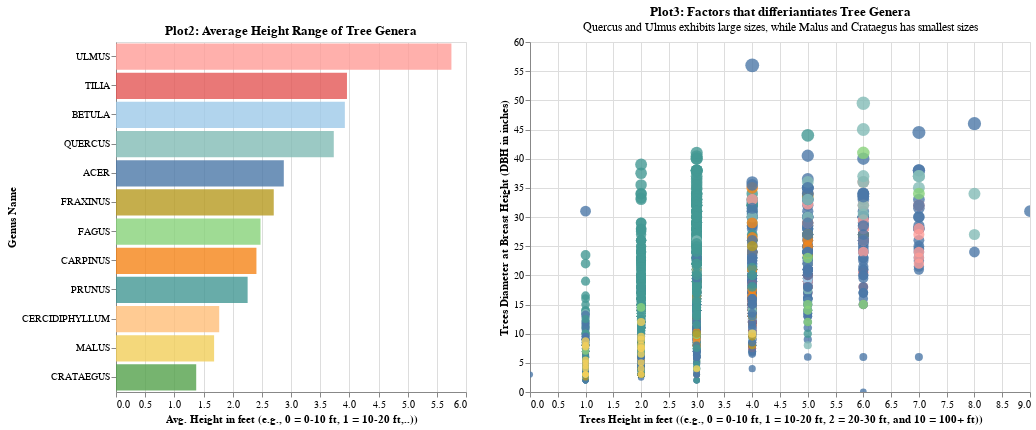

Source (notebook cell):
### Markdown cell above
### Q2: How do these popular tree genera in Vancouver compare in terms of diameter, height, and overall size and does certain tree genera consistently have larger or smaller size?

### Code cell
average_height = genusdf.groupby('genus_name')['height_range_id'].mean().reset_index()
average_height.columns = ['genus_name', 'average_height_range_id']

plotb1 = alt.Chart(average_height).mark_bar().encode(
    y=alt.Y('genus_name:N', title='Genus Name', sort=alt.EncodingSortField(field='average_height_range_id', order='descending')),
    x=alt.X('average_height_range_id:Q', title='Avg. Height in feet (e.g., 0 = 0-10 ft, 1 = 10-20 ft,..))'),
    color=alt.Color('genus_name:N', scale=alt.Scale(scheme='tableau20'), legend=None),
    opacity=alt.condition(selector_genusname, alt.value(0.8), alt.value(0.05)),
    tooltip=[alt.Tooltip('genus_name:N', title='Genus Name'), alt.Tooltip('average_height_range_id:Q', title='Average Height Range ID')]
).properties(
    width=350,
    height=350,
    title='Plot2: Average Height Range of Tree Genera'
).add_selection(selector_genusname).interactive()

    
Characteristic_title = alt.TitleParams(
    'Plot3: Factors that differiantiates Tree Genera',
    subtitle='Quercus and Ulmus exhibits large sizes, while Malus and Crataegus has smallest sizes')

plot_b = alt.Chart(genusdf).mark_circle().encode(
    x=alt.X('height_range_id:Q', title='Trees Height in feet ((e.g., 0 = 0-10 ft, 1 = 10-20 ft, 2 = 20-30 ft, and 10 = 100+ ft))'),
    y=alt.Y('diameter:Q', title='Trees Diameter at Breast Height (DBH in inches)'),
    color=alt.Color('genus_name:N', title='Genus Name', scale=alt.Scale(scheme='tableau20')),
    size=alt.Size('combined_size:Q', scale=alt.Scale(domain=[0, 100], range=[30, 300]), legend=None),
    opacity=alt.condition(selector_genusname, alt.value(0.8), alt.value(0.00)),
    tooltip=[
        alt.Tooltip('neighbourhood_name', title='Neighbourhood'),
        alt.Tooltip('on_street', title='Street Name'), 
        alt.Tooltip('genus_name', title='Genus Name'), 
        alt.Tooltip('species_name', title='Tree Specie'), 
        alt.Tooltip('diameter', title='Diameter (DBH in inches)'), 
        alt.Tooltip('height_range_id', title='Height Range in feet')]
).transform_calculate(
    combined_size='datum.diameter + datum.height_range_id'
).transform_filter(
    selector_genusname
).properties(width=500, height=350, title=Characteristic_title).add_selection(selector_genusname).interactive()

final_plot2 = alt.hconcat(plotb1, plot_b, spacing=30)
final_plot2

### Figure 1 — Vega-Lite specification as saved in the notebook (floating-point values rounded to 4 significant figures; data arrays with more than 128 entries replaced by an {"elided": "..."} marker saying what was removed)
{"config": {"view": {"continuousWidth": 400, "continuousHeight": 300}}, "hconcat": [{"data": {"name": "data-7ce0a35564ee004603b307d661295424"}, "mark": "bar", "encoding": {"color": {"type": "nominal", "field": "genus_name", "legend": null, "scale": {"scheme": "tableau20"}}, "opacity": {"condition": {"value": 0.8, "selection": "selector063"}, "value": 0.05}, "tooltip": [{"type": "nominal", "field": "genus_name", "title": "Genus Name"}, {"type": "quantitative", "field": "average_height_range_id", "title": "Average Height Range ID"}], "x": {"type": "quantitative", "field": "average_height_range_id", "title": "Avg. Height in feet (e.g., 0 = 0-10 ft, 1 = 10-20 ft,..))"}, "y": {"type": "nominal", "field": "genus_name", "sort": {"field": "average_height_range_id", "order": "descending"}, "title": "Genus Name"}}, "height": 350, "selection": {"selector063": {"type": "single", "fields": ["genus_name"]}, "selector068": {"type": "interval", "bind": "scales", "encodings": ["x", "y"]}}, "title": "Plot2: Average Height Range of Tree Genera", "width": 350}, {"data": {"name": "data-5b2e5536415b492b71f35af11d41c045"}, "mark": "circle", "encoding": {"color": {"type": "nominal", "field": "genus_name", "scale": {"scheme": "tableau20"}, "title": "Genus Name"}, "opacity": {"condition": {"value": 0.8, "selection": "selector063"}, "value": 0.0}, "size": {"type": "quantitative", "field": "combined_size", "legend": null, "scale": {"domain": [0, 100], "range": [30, 300]}}, "tooltip": [{"type": "nominal", "field": "neighbourhood_name", "title": "Neighbourhood"}, {"type": "nominal", "field": "on_street", "title": "Street Name"}, {"type": "nominal", "field": "genus_name", "title": "Genus Name"}, {"type": "nominal", "field": "species_name", "title": "Tree Specie"}, {"type": "quantitative", "field": "diameter", "title": "Diameter (DBH in inches)"}, {"type": "quantitative", "field": "height_range_id", "title": "Height Range in feet"}], "x": {"type": "quantitative", "field": "height_range_id", "title": "Trees Height in feet ((e.g., 0 = 0-10 ft, 1 = 10-20 ft, 2 = 20-30 ft, and 10 = 100+ ft))"}, "y": {"type": "quantitative", "field": "diameter", "title": "Trees Diameter at Breast Height (DBH in inches)"}}, "height": 350, "selection": {"selector063": {"type": "single", "fields": ["genus_name"]}, "selector069": {"type": "interval", "bind": "scales", "encodings": ["x", "y"]}}, "title": {"text": "Plot3: Factors that differiantiates Tree Genera", "subtitle": "Quercus and Ulmus exhibits large sizes, while Malus and Crataegus has smallest sizes"}, "transform": [{"calculate": "datum.diameter + datum.height_range_id", "as": "combined_size"}, {"filter": {"selection": "selector063"}}], "width": 500}], "spacing": 30, "$schema": "https://vega.github.io/schema/vega-lite/v4.8.1.json", "datasets": {"data-7ce0a35564ee004603b307d661295424": [{"genus_name": "ACER", "average_height_range_id": 2.877}, {"genus_name": "BETULA", "average_height_range_id": 3.923}, {"genus_name": "CARPINUS", "average_height_range_id": 2.407}, {"genus_name": "CERCIDIPHYLLUM", "average_height_range_id": 1.769}, {"genus_name": "CRATAEGUS", "average_height_range_id": 1.375}, {"genus_name": "FAGUS", "average_height_range_id": 2.477}, {"genus_name": "FRAXINUS", "average_height_range_id": 2.704}, {"genus_name": "MALUS", "average_height_range_id": 1.682}, {"genus_name": "PRUNUS", "average_height_range_id": 2.257}, {"genus_name": "QUERCUS", "average_height_range_id": 3.733}, {"genus_name": "TILIA", "average_height_range_id": 3.96}, {"genus_name": "ULMUS", "average_height_range_id": 5.75}], "data-5b2e5536415b492b71f35af11d41c045": {"elided": "2650 records"}}}
